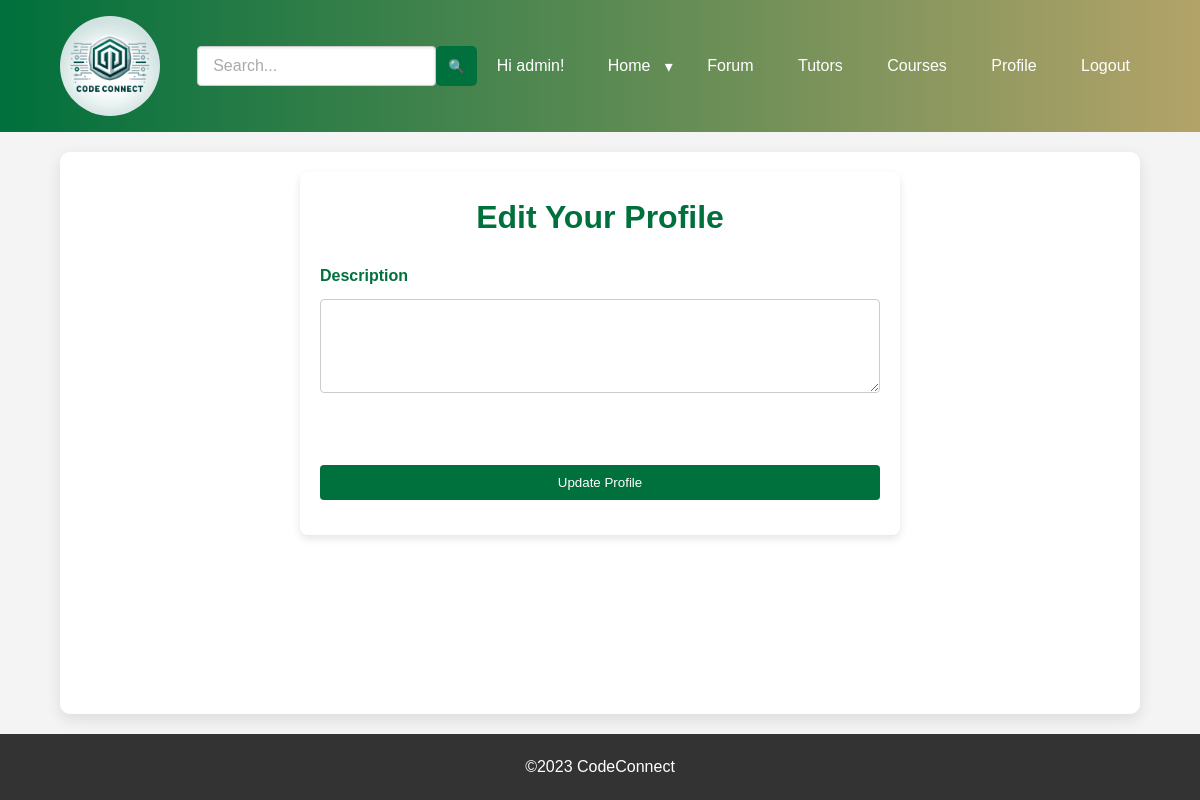
The page /tutoring/edit_tutor_profile (signed in) on the database as committed earlier.
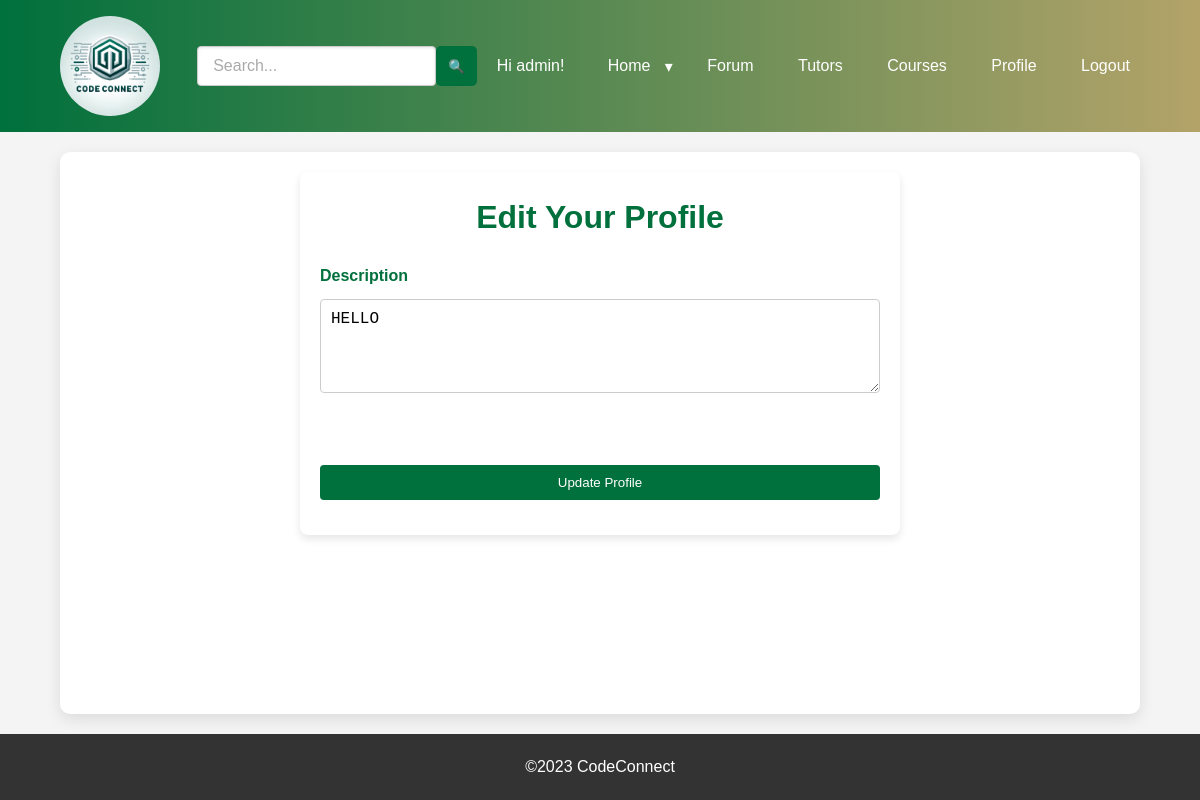
The same page on the database as committed later.
### app/models.py (models this page shows, shortened)
class User(UserMixin, db.Model):
    id = db.Column(db.Integer, primary_key=True)
    username = db.Column(db.String(64), index=True, unique=True)
    email = db.Column(db.String(120), index=True, unique=True)
    password_hash = db.Column(db.String(128))
    description = db.Column(db.Text, default='')
    profile = db.relationship('Profile', back_populates='user', uselist=False)
    events = db.relationship('Event', back_populates='organizer', lazy='dynamic')
    posts = db.relationship('ForumPost', back_populates='author', lazy='dynamic')
    comments = db.relationship('Comment', back_populates='commenter', lazy='dynamic')
    is_tutor = db.Column(db.Boolean, default=False)  # Indicates if the user is available for tutoring
    sessions = db.relationship('TutoringSession', back_populates='tutor', lazy='dynamic')
    courses = db.relationship('Course', secondary=tutors_courses, back_populates='tutors')
    forums = db.relationship('Forum', back_populates='user', lazy='dynamic')

### app/tutoring/routes.py (the view)
@tutoring.route('/edit_tutor_profile', methods=['GET', 'POST'])
@login_required
def edit_tutor_profile():
    form = EditTutorProfileForm()
    if form.validate_on_submit():
        current_user.description = form.description.data
        db.session.commit()
        flash('Your profile has been updated.')
        return redirect(url_for('tutoring.tutor_profile', tutor_id=current_user.id))
    elif request.method == 'GET':
        form.description.data = current_user.description
    return render_template('tutoring/edit_tutor_profile.html', form=form)

### app/tutoring/forms.py
class EditTutorProfileForm(FlaskForm):
    description = TextAreaField('Description', validators=[Length(max=1000)])
    submit = SubmitField('Update Profile')

### app/__init__.py (called while the page is built)
@login_manager.user_loader
def load_user(user_id):
    return models.User.query.get(int(user_id))

### app/tutoring/templates/tutoring/edit_tutor_profile.html (shortened to what this page needs)
{% extends 'base.html' %}
{% block content %}
<main class="container">
    <div class="edit-profile-container">
        <h1 class="edit-profile-title">Edit Your Profile</h1>
        <form method="post" class="edit-profile-form">
            <div class="form-group">
                {{ form.description.label(class='form-label') }}
                {{ form.description(rows=4, class='form-control') }}
            </div>
            <div class="form-group">
                {{ form.submit(class='submit-button') }}
            </div>
        </form>
    </div>
</main>
{% endblock %}

### app/templates/base.html (shortened to what this page needs)
<!DOCTYPE html>
<html lang="en">
<head>
    <link rel="stylesheet" href="{{ url_for('static', filename='css/styles.css') }}">
</head>
<body>
    <header>
        <nav class="navbar">
            <div class="nav-container">
                <div class="logo-container">
                    <img src="{{ url_for('static', filename='img/CompanyLogo.png') }}" class="logo" alt="Company Logo">
                </div>
                <div class="search-container">
                    <form action="{{ url_for('main.search_results') }}" method="GET" class="search-form">
                        <input type="text" placeholder="Search..." name="query" id="search-input" list="search-results-list" class="search-input">
                        <button type="submit" class="search-button">&#128269;</button>
                    </form>
                </div>
                <ul class="nav-links">
                    {% if current_user.is_authenticated %}
                        <li style="float: left;">Hi {{ current_user.username }}!&nbsp &nbsp</li>
                    {% endif %}
                    <li class="dropdown">
                        <a href="{{ url_for('main.index') }}">Home</a>
                        <button class="dropdown-toggle">&#9662;</button>
                    </li>
                    <li>
                        <a href="{{ url_for('forum.forum_home') }}">Forum</a>
                    </li>
                    <li>
                        <a href="{{ url_for('tutoring.list_tutors') }}">Tutors</a>
                    </li>
                    <li>
                        <a href="{{ url_for('courses.list_courses') }}">Courses</a>
                    </li>
                    {% if current_user.is_authenticated %}
                        <li>
                            <a href="{{ url_for('user.user_profile', user_id=current_user.id) }}">Profile</a>
                        </li>
                        <li>
                            <a href="{{ url_for('auth.logout') }}">Logout</a>
                        </li>
                    {% else %}
                        <li>
                            <a href="{{ url_for('auth.login') }}">Login</a>
                        </li>
                    {% endif %}
                </ul>
            </div>
        </nav>
    </header>
    {% block content %}{% endblock %}
    <footer>
        <p>&copy;2023 CodeConnect</p>
    </footer>
</body>
</html>

Rows that differ between the two databases and show on the page:
changed User "admin": description (not shown) → "HELLO"
